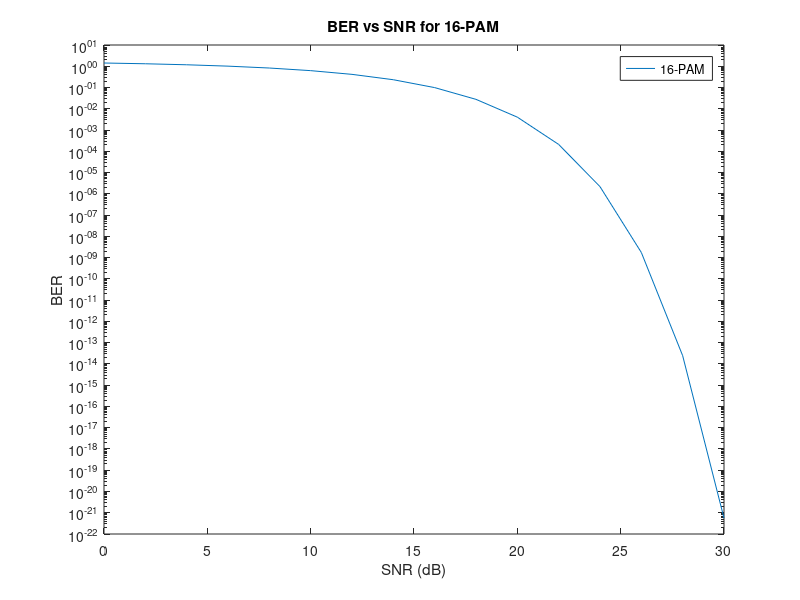

MATLAB code for this plot:
Rb = 6e6; 
W = 2e6;  
alpha = 0.3; 
M = 16;  
SNR_dB = 0:2:30; 
Rs = Rb / log2(M); 

BER = zeros(size(SNR_dB)); 
for i = 1:length(SNR_dB)
    SNR_linear = 10^(SNR_dB(i)/10); 
    BER(i) = (2 * (M - 1) / M) * erfc(sqrt(3 * log2(M) * SNR_linear / (M^2 - 1))); 
end

figure;
semilogy(SNR_dB, BER);

title('BER vs SNR for 16-PAM');
xlabel('SNR (dB)');
ylabel('BER');
legend('16-PAM');
